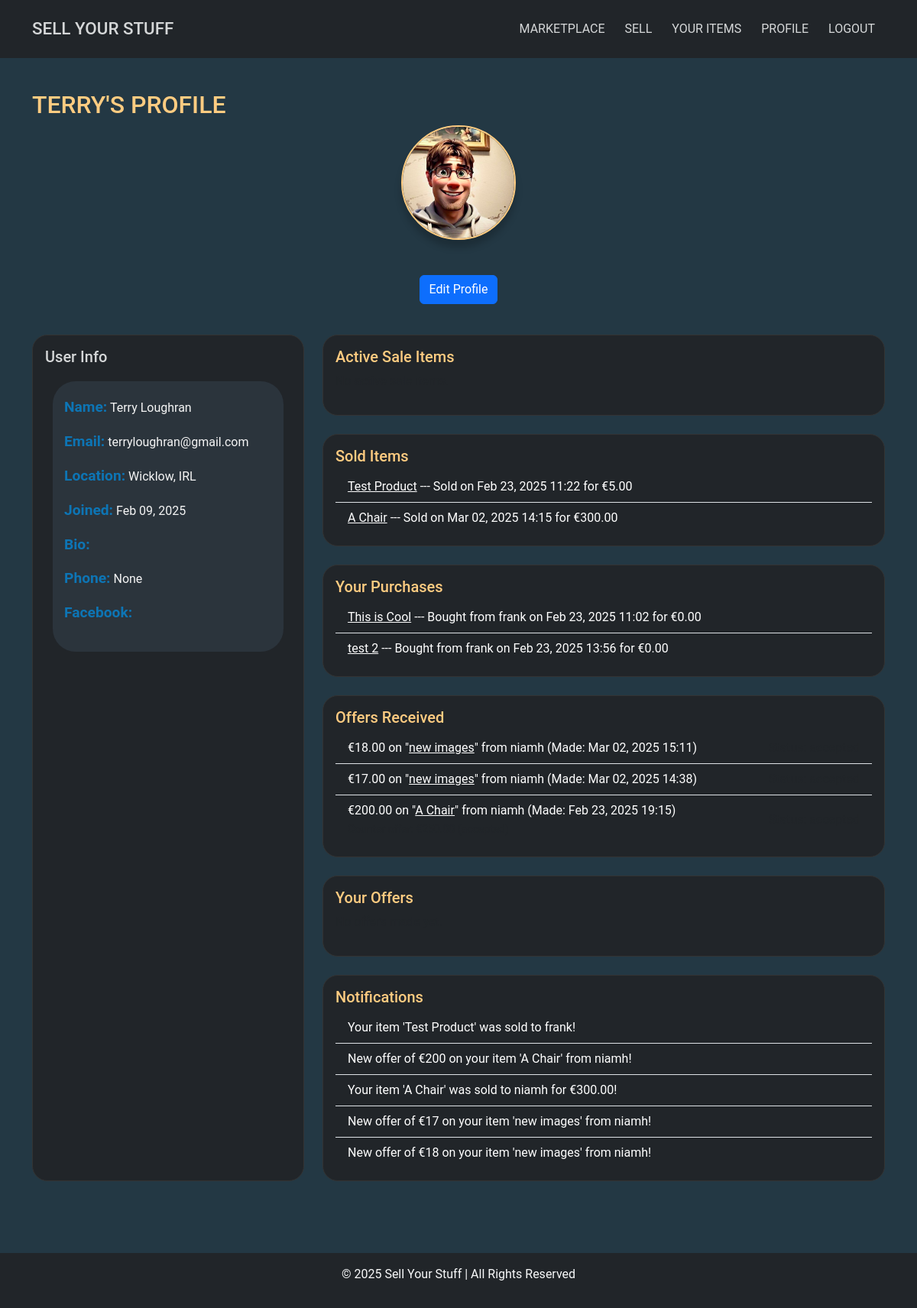
Page /profiles/profile/ (signed in) on the earlier database version.
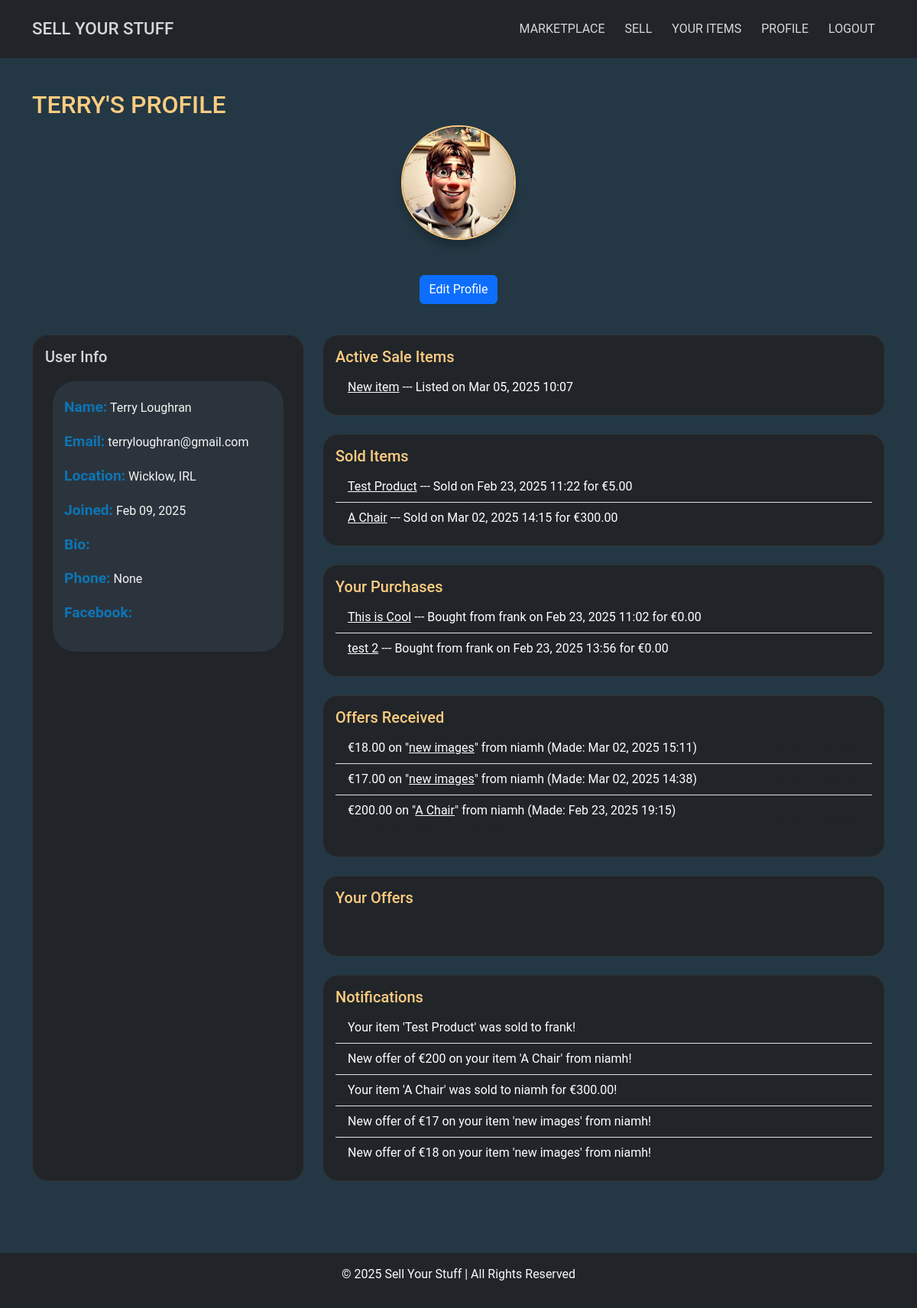
Same page on the later database version.
### profiles/models.py (models this page shows, shortened)
class Purchase(models.Model):
    buyer = models.ForeignKey(User, on_delete=models.CASCADE, related_name="purchases")
    sale = models.ForeignKey(Sale, on_delete=models.CASCADE)
    purchased_at = models.DateTimeField(auto_now_add=True)
    price_paid = models.DecimalField(
        max_digits=10, decimal_places=2, default=0.00
    )  # Add this

class Notification(models.Model):
    user = models.ForeignKey(
        User, on_delete=models.CASCADE, related_name="notifications"
    )
    message = models.TextField()
    is_read = models.BooleanField(default=False)
    created_at = models.DateTimeField(auto_now_add=True)

### sales/models.py (models this page shows, shortened)
class Sale(models.Model):
    STATUS_CHOICES = [
        ("available", "Available"),
        ("sold", "Sold"),
        ("pending", "Pending"),  # Add this
    ]
    user = models.ForeignKey(User, on_delete=models.CASCADE)  # Seller
    title = models.CharField(max_length=200)
    description = models.TextField()
    price = models.DecimalField(max_digits=10, decimal_places=2)
    image = models.ImageField(
        upload_to="product_images/", blank=True, null=True
    )  # Main image
    image_1 = models.ImageField(upload_to="product_images/", blank=True, null=True)
    image_2 = models.ImageField(upload_to="product_images/", blank=True, null=True)
    image_3 = models.ImageField(upload_to="product_images/", blank=True, null=True)
    video = models.FileField(
        upload_to="product_videos/", blank=True, null=True
    )  # Video upload field
    status = models.CharField(
        max_length=10, choices=STATUS_CHOICES, default="available"
    )
    created_at = models.DateTimeField(auto_now_add=True)

class Offer(models.Model):
    sale = models.ForeignKey(Sale, on_delete=models.CASCADE, related_name="offers")
    buyer = models.ForeignKey(
        User, on_delete=models.CASCADE, related_name="offers_made"
    )
    amount = models.DecimalField(max_digits=10, decimal_places=2)
    status = models.CharField(
        max_length=20,
        default="pending",
        choices=[
            ("pending", "Pending"),
            ("accepted", "Accepted"),
            ("rejected", "Rejected"),
        ],
    )
    counter_amount = models.DecimalField(
        max_digits=10, decimal_places=2, null=True, blank=True
    )
    counter_status = models.CharField(
        max_length=20,
        null=True,
        blank=True,
        choices=[
            ("pending", "Pending"),
            ("accepted", "Accepted"),
            ("rejected", "Rejected"),
        ],
    )
    created_at = models.DateTimeField(auto_now_add=True)

### profiles/views.py (the view)
# urls.py: path("profile/", profile_view, name="profile"),
@login_required
def profile_view(request):
    profile = request.user.profile
    active_sales = Sale.objects.filter(user=request.user, status="available")
    sold_sales = Purchase.objects.filter(sale__user=request.user).select_related(
        "sale", "buyer"
    )
    purchases = Purchase.objects.filter(buyer=request.user).select_related("sale__user")
    received_offers = Offer.objects.filter(sale__user=request.user).order_by(
        "-created_at"
    )  # Offers as seller
    buyer_offers = Offer.objects.filter(buyer=request.user).order_by(
        "-created_at"
    )  # Offers as buyer
    notifications = Notification.objects.filter(user=request.user, is_read=False)
    if notifications.exists():
        notifications.update(is_read=True)
    all_notifications = Notification.objects.filter(user=request.user)
    return render(
        request,
        "profiles/profile.html",
        {
            "profile": profile,
            "active_sales": active_sales,
            "sold_sales": sold_sales,
            "purchases": purchases,
            "received_offers": received_offers,
            "buyer_offers": buyer_offers,
            "notifications": notifications,
            "all_notifications": all_notifications,
        },
    )

### sell_ur_stuff_site/context_processors.py (called while the page is built)
def unread_notifications(request):
    if request.user.is_authenticated:
        unread_count = Notification.objects.filter(
            user=request.user, is_read=False
        ).count()
    else:
        unread_count = 0
    return {"unread_notifications": unread_count}

### profiles/templates/profiles/profile.html (shortened to what the changed rows need)
{% extends "base.html" %}
{% load static %}
{% block content %}
    <div class="container mt-4">
        <div class="row">
            <div class="col-12 mb-4">
                <h2 class="profile-header text-orange">{{ user.username }}'s Profile</h2>
            </div>
            <div class="col-md-8">
                <div class="row">
                    <div class="col-12 mb-4">
                        <div class="card bg-dark">
                            <div class="card-body">
                                {% if active_sales %}
                                    <ol class="list-group list-group-flush">
                                        {% for sale in active_sales %}
                                            <li class="list-group-item bg-dark text-white">
                                                <a href="{% url 'sale_detail' sale.id %}" class="text-white">{{ sale.title }}</a> --- Listed on {{ sale.created_at|date:"M d, Y H:i" }}
                                            </li>
                                        {% empty %}
                                            <p class="text-muted">No active sale items.</p>
                                        {% endfor %}
                                    </ol>
                                {% else %}
                                    <p class="text-muted">No active sale items.</p>
                                {% endif %}
                            </div>
                        </div>
                    </div>
                    <div class="col-12 mb-4">
                        <div class="card bg-dark ">
                            <div class="card-body">
                                {% if sold_sales %}
                                    <ol class="list-group list-group-flush">
                                        {% for purchase in sold_sales %}
                                            <li class="list-group-item bg-dark text-white">
                                                <a href="{% url 'sale_detail' purchase.sale.id %}" class="text-white">{{ purchase.sale.title }}</a> --- Sold on {{ purchase.purchased_at|date:"M d, Y H:i" }} for €{{ purchase.sale.price }}
                                            </li>
                                        {% empty %}
                                            <p class="text-muted">No items sold yet.</p>
                                        {% endfor %}
                                    </ol>
                                {% else %}
                                    <p class="text-muted">No items sold yet.</p>
                                {% endif %}
                            </div>
                        </div>
                    </div>
                    <div class="col-12 mb-4">
                        <div class="card bg-dark ">
                            <div class="card-body">
                                {% if purchases %}
                                    <ol class="list-group list-group-flush">
                                        {% for purchase in purchases %}
                                            <li class="list-group-item bg-dark text-white">
                                                <a href="{% url 'sale_detail' purchase.sale.id %}" class="text-white">{{ purchase.sale.title }}</a> --- Bought from {{ purchase.sale.user.username }} on {{ purchase.purchased_at|date:"M d, Y H:i" }} for €{{ purchase.price_paid }}
                                            </li>
                                        {% empty %}
                                            <p class="text-muted">No purchases yet.</p>
                                        {% endfor %}
                                    </ol>
                                {% else %}
                                    <p class="text-muted">No purchases yet.</p>
                                {% endif %}
                            </div>
                        </div>
                    </div>
                    <div class="col-12 mb-4">
                        <div class="card bg-dark ">
                            <div class="card-body">
                                {% if received_offers %}
                                    <ul class="list-group list-group-flush">
                                        {% for offer in received_offers %}
                                            <li class="list-group-item bg-dark text-white d-flex justify-content-between align-items-center">
                                                <div>
                                                    €{{ offer.amount }} on "<a href="{% url 'sale_detail' offer.sale.id %}" class="text-white">{{ offer.sale.title }}</a>" from {{ offer.buyer.username }}
                                                    (Made: {{ offer.created_at|date:"M d, Y H:i" }})
                                                    {% if offer.counter_amount %}
                                                        <br>
                                                        <small class="text-muted">Counter offer: €{{ offer.counter_amount }} ({{ offer.counter_status }})</small>
                                                    {% endif %}
                                                </div>
                                                <div>
                                                    {% if offer.status == "pending" %}
                                                        <a href="{% url 'accept_offer' offer.id %}"
                                                           class="btn btn-success btn-sm">Accept</a>
                                                        <a href="{% url 'reject_offer' offer.id %}"
                                                           class="btn btn-danger btn-sm">Reject</a>
                                                        <a href="{% url 'counter_offer' offer.id %}"
                                                           class="btn btn-primary btn-sm">Counter</a>
                                                    {% else %}
                                                        <span class="text-muted">Status: {{ offer.status }}</span>
                                                    {% endif %}
                                                </div>
                                            </li>
                                        {% endfor %}
                                    </ul>
                                {% else %}
                                    <p>No offers received yet. 🤞</p>
                                {% endif %}
                            </div>
                        </div>
                    </div>
                    <div class="col-12 mb-4">
                        <div class="card bg-dark">
                            <div class="card-body">
                                {% if all_notifications %}
                                    <ul class="list-group list-group-flush">
                                        {% for notification in all_notifications %}
                                            <li class="list-group-item bg-dark text-white">
                                                {{ notification.message }}
                                            </li>
                                        {% empty %}
                                            <p class="text-muted">No notifications yet.</p>
                                        {% endfor %}
                                    </ul>
                                {% else %}
                                    <p class="text-muted">No notifications yet.</p>
                                {% endif %}
                            </div>
                        </div>
                    </div>
                </div>
            </div>
        </div>
    </div>
{% endblock content %}

Differences in the rows shown:
added Sale: title "New item", created_at "Mar 05, 2025 10:07"
